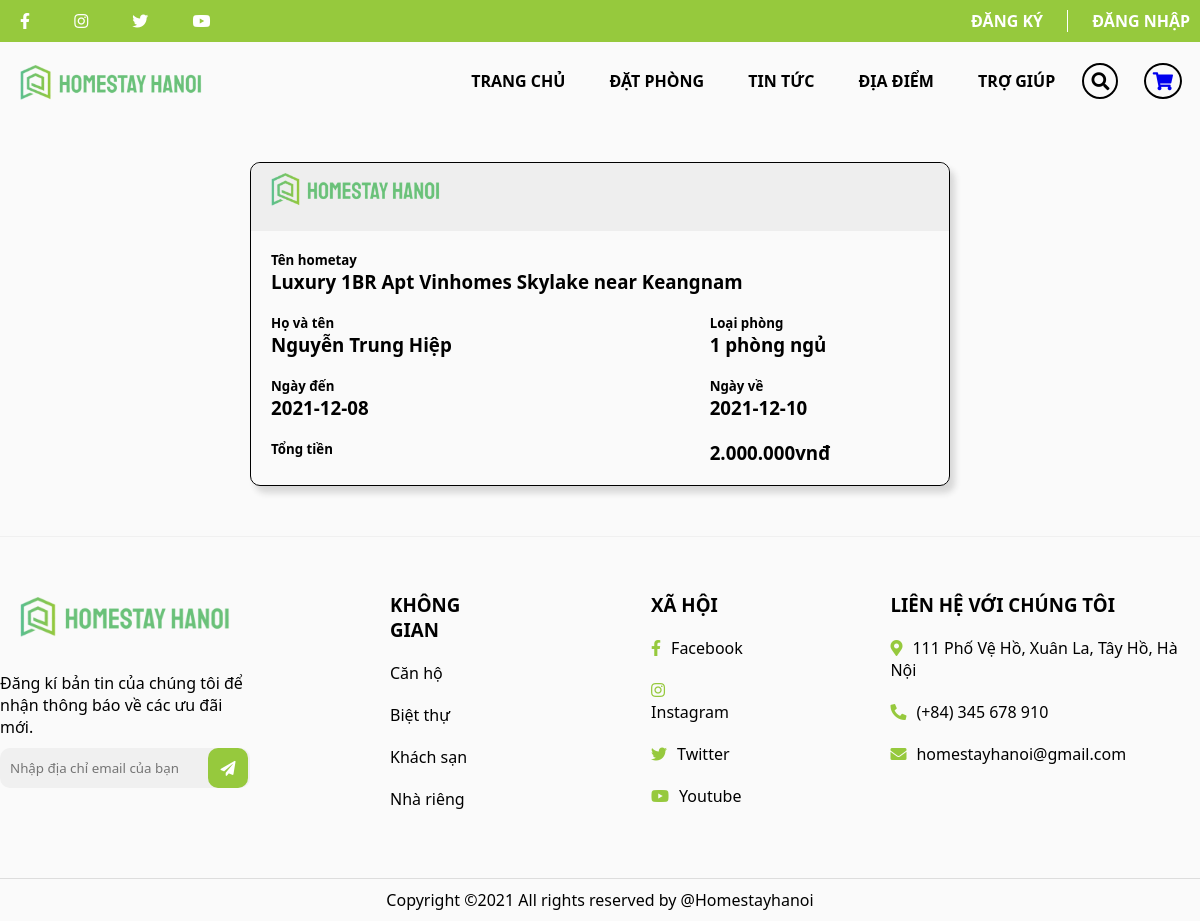
/thanh_toan/show_thanhtoan.php?show=86, run on the app's committed database.
### tables this page shows
CREATE TABLE `dat_phong` (
  `ma_dp` int(11) NOT NULL,
  `ten_kh` varchar(255) NOT NULL,
  `sdt` int(10) NOT NULL,
  `dia_chi` text NOT NULL,
  `ma_kh` int(11) NOT NULL COMMENT 'mã khách hàng',
  `ngay_dat` datetime NOT NULL,
  `ngay_den` date NOT NULL,
  `ngay_ve` date NOT NULL,
  `ma_km` int(11) NOT NULL,
  `trang_thai` tinyint(4) NOT NULL DEFAULT 0,
  `ma_hs` int(11) NOT NULL,
  `tong_tien` int(15) NOT NULL
);

CREATE TABLE `homestay` (
  `ma_hs` int(11) NOT NULL,
  `ten_hs` varchar(255) NOT NULL,
  `anh_hs` varchar(255) NOT NULL,
  `gioi_thieu` text NOT NULL,
  `ma_dd` int(11) NOT NULL,
  `ma_lp` int(11) NOT NULL,
  `gia` int(12) NOT NULL,
  `gia_km` int(12) NOT NULL DEFAULT 0
);

CREATE TABLE `loai_phong` (
  `ma_lp` int(11) NOT NULL,
  `ten_lp` varchar(255) NOT NULL
);

### database/database.php (called while the page is built, shortened)
<?php
class database
{
   public $conn;
   public function connect()
   {
      try {
         $this->conn = new PDO("mysql:host=localhost;dbname=du_an1; charset=utf8", "root", "");
         $this->conn->setAttribute(PDO::ATTR_ERRMODE, PDO::ERRMODE_EXCEPTION);
      } catch (PDOException $error) {
         echo "lỗi kết nối:" . $error->getMessage();
      }
   }
   public function select_one($sql_one)
   {
      try {
         $stmt = $this->conn->prepare($sql_one);
         $stmt->execute();
         $result = $stmt->fetch(PDO::FETCH_ASSOC);
         return $result;
      } catch (PDOException $error) {
         echo "lỗi kết nối:" . $error->getMessage();
      } finally {
         unset($conn);
      }
   }
}

### class/class.php (called while the page is built, shortened)
<?php
include_once "../database/database.php";
class user_class
{
    public $controll;
    public function __construct()
    {
        $this->controll = new database();
    }
    public function show_chitietdatphongtm($ma_dp)
    {
        $sql = "SELECT * FROM dat_phong INNER JOIN homestay ON dat_phong.ma_hs=homestay.ma_hs INNER JOIN loai_phong ON homestay.ma_lp=loai_phong.ma_lp  WHERE ma_dp='$ma_dp' ";
        $result = $this->controll->select_one($sql);
        return $result;
    }
}

### thanh_toan/show_thanhtoan.php (the view, shortened to what this page needs)
<?php include_once "../dau_cuoi/header.php"; ?>
<?php
include_once "../class/class.php" ?>
<!DOCTYPE html>
<html lang="en">
<head>
    <link rel="stylesheet" href="../css/ticket.css">
</head>
<body>
    <main>
        <?php
        $list = new user_class();
        if (isset($_GET['show'])) {
            $ma_dp = $_GET['show'];
            $row = $list->show_chitietdatphongtm($ma_dp);
        ?>
            <div class="container">
                <div class="ticket">
                    <div class="line-top">
                        <img src="../img/logo/logo.png" alt="">
                    </div>
                    <div class="line-bot">
                        <div class="content-ticket1">
                            <div class="title-item">
                                <h5>Tên hometay</h5>
                            </div>
                            <div class="details-item">
                                <h3><?php echo $row['ten_hs'] ?></h3>
                            </div>
                        </div>
                        <div class="content-ticket2">
                            <div class="item-ticket">
                                <div class="title-item">
                                    <h5>Họ và tên</h5>
                                </div>
                                <div class="details-item">
                                    <h3><?php echo $row['ten_kh']; ?></h3>
                                </div>
                            </div>
                            <div class="item-ticket">
                                <div class="title-item">
                                    <h5>Loại phòng</h5>
                                </div>
                                <div class="details-item">
                                    <h3><?php echo $row['ten_lp']; ?></h3>
                                </div>
                            </div>
                        </div>
                        <div class="content-ticket2">
                            <div class="item-ticket">
                                <div class="title-item">
                                    <h5>Ngày đến</h5>
                                </div>
                                <div class="details-item">
                                    <h3><?php echo $row['ngay_den']; ?></h3>
                                </div>
                            </div>
                            <div class="item-ticket">
                                <div class="title-item">
                                    <h5>Ngày về</h5>
                                </div>
                                <div class="details-item">
                                    <h3><?php echo $row['ngay_ve']; ?></h3>
                                </div>
                            </div>
                        </div>
                        <div class="content-ticket2">
                            <div class="item-ticket">
                                <div class="title-item">
                                    <h5>Tổng tiền</h5>
                                </div>
                            </div>
                            <div class="item-ticket">
                                <div class="details-item">
                                    <h3><?php $format_number_4 = number_format($row['tong_tien'], 0, ',', '.');
                                        echo $format_number_4 . 'vnđ'; ?></h3>
                                </div>
                            </div>
                        </div>
                    </div>
                </div>
            </div>
        <?php
        } ?>
    </main>
</body>
</html>
<?php include_once "../dau_cuoi/footer.php"; ?>

### css/header_and_footer.css (style rules this page uses)
* { margin: 0; padding: 0; box-sizing: border-box; font-family: "Segoe UI", Tahoma, Geneva, Verdana, sans-serif; outline: none; }
body { background-color: #fafafa; }
.container { max-width: 1200px; margin: auto; }

### css/ticket.css (style rules this page uses)
* { margin: 0px; padding: 0px; }
main { max-width: 700px; margin: auto; }
.ticket { border: 1px solid black; border-radius: 10px; margin-top: 120px; box-shadow: 5px 7px 6px #24232329; }
.line-top { background-color: rgb(238, 238, 238); border-radius: 10px 10px 0px 0px; }
.line-bot { padding: 20px; }
img { margin-bottom: 20px; width: 30%; text-align: center; padding: 10px 20px 0px 20px; }
.content-ticket2 { display: grid; grid-template-columns: 2fr 1fr; margin-top: 20px; }

### data on the page
dat_phong: ma_hs.ten_hs "Luxury 1BR Apt Vinhomes Skylake near Keangnam", ten_kh "Nguyễn Trung Hiệp", loai_phong.ten_lp "1 phòng ngủ", ngay_den "2021-12-08", ngay_ve "2021-12-10", tong_tien "2.000.000"
